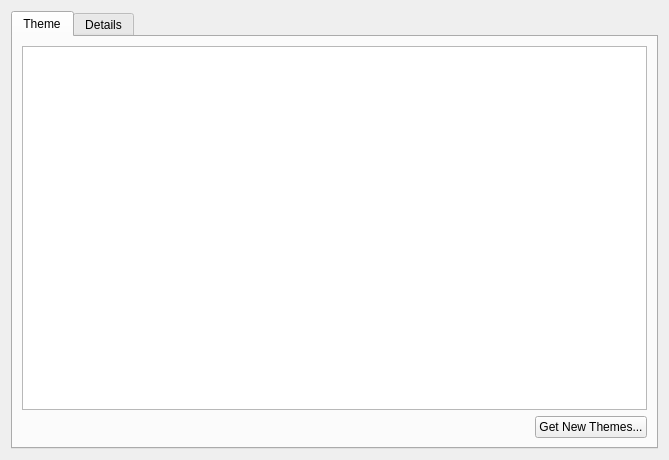
<?xml version="1.0" encoding="UTF-8"?>
<ui version="4.0">
 <class>DesktopTheme</class>
 <widget class="QWidget" name="DesktopTheme">
  <property name="geometry">
   <rect>
    <x>0</x>
    <y>0</y>
    <width>669</width>
    <height>460</height>
   </rect>
  </property>
  <property name="windowTitle">
   <string>Form</string>
  </property>
  <layout class="QGridLayout" name="gridLayout_2">
   <item row="0" column="0">
    <widget class="QTabWidget" name="tabWidget">
     <property name="currentIndex">
      <number>0</number>
     </property>
     <widget class="QWidget" name="tab">
      <attribute name="title">
       <string>Theme</string>
      </attribute>
      <layout class="QGridLayout" name="gridLayout">
       <item row="0" column="0" colspan="2">
        <widget class="QListView" name="m_theme"/>
       </item>
       <item row="1" column="0">
        <spacer name="horizontalSpacer">
         <property name="orientation">
          <enum>Qt::Horizontal</enum>
         </property>
         <property name="sizeHint" stdset="0">
          <size>
           <width>462</width>
           <height>20</height>
          </size>
         </property>
        </spacer>
       </item>
       <item row="1" column="1">
        <widget class="KPushButton" name="m_newThemeButton">
         <property name="enabled">
          <bool>true</bool>
         </property>
         <property name="text">
          <string>Get New Themes...</string>
         </property>
        </widget>
       </item>
      </layout>
     </widget>
     <widget class="QWidget" name="tab_2">
      <attribute name="title">
       <string>Details</string>
      </attribute>
      <layout class="QGridLayout" name="gridLayout_3">
       <item row="0" column="0">
        <widget class="DesktopThemeDetails" name="m_detailsWidget" native="true"/>
       </item>
      </layout>
     </widget>
    </widget>
   </item>
  </layout>
 </widget>
 <customwidgets>
  <customwidget>
   <class>KPushButton</class>
   <extends>QPushButton</extends>
   <header>kpushbutton.h</header>
  </customwidget>
  <customwidget>
   <class>DesktopThemeDetails</class>
   <extends>QWidget</extends>
   <header>desktopthemedetails.h</header>
   <container>1</container>
  </customwidget>
 </customwidgets>
 <resources/>
 <connections/>
</ui>
